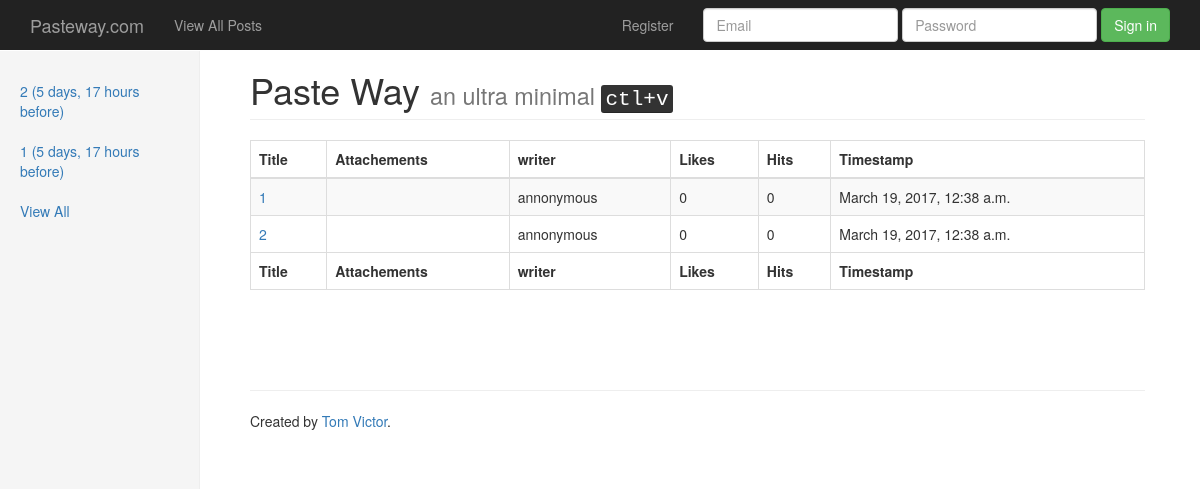
The page /all/ on the database as committed earlier.
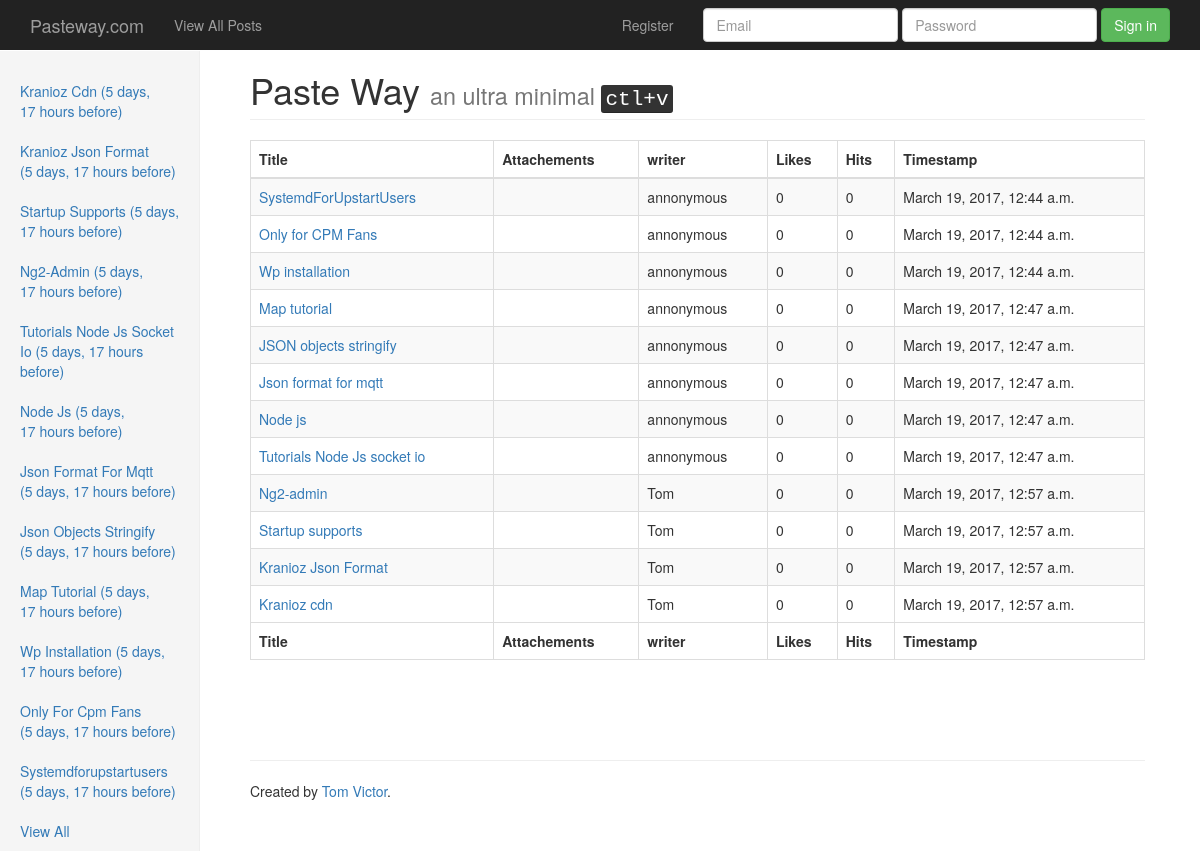
The same page on the database as committed later.
### MainApp/models.py (models this page shows, shortened)
class Post(models.Model):
    title = models.CharField(max_length=500)
    content = models.TextField(blank=True, null=True)
    image = models.ImageField(blank=True,null=True,upload_to=user_directory_path)
    files = models.FileField(blank=True,null=True,upload_to=user_directory_path)
    status = models.CharField(max_length=100, choices=VISIBILITY_CHOICES,default='public')
    timestamp = models.DateTimeField(default=datetime.now())
    writer = models.ForeignKey(settings.AUTH_USER_MODEL,default=1)
    hits = models.IntegerField(default=0)
    likes = models.IntegerField(default=0)
    slug = models.SlugField(blank=True, default=None, unique=True)

### MainApp/views.py (the view)
# urls.py: url(r'^all/$',views.base_view.as_view(template_name='all-posts.html'),name='view-all'),
class base_view(ListView):
    queryset = Post.objects.all().filter(status="public")
    print(queryset)
    context_object_name = 'all_posts'
    def get_context_data(self, **kwargs):
        context = super(base_view, self).get_context_data(**kwargs)
        current_user = self.request.user
        if current_user.is_authenticated:
            context_user = current_user
        else:
            context_user = get_object_or_404(User,id=1)
        print(current_user)
        context['form'] = NewPost(initial={'writer': context_user,'timestamp':datetime.now()})
        context['latest_posts'] = Post.objects.all().filter(status="public").order_by("-timestamp")[:18]
        return context

### MainApp/form.py
class NewPost(forms.ModelForm):
    class Meta:
        model = Post
        fields =[
            "title",
            "content",
            "image",
            "files",
            "status",
            "writer",
            "timestamp"
        ]
        labels = {
            'title': 'Title',
            'content': 'Content'
        }
        help_texts = {
            'status' : 'Please login for Private posts'
        }
        error_messages = {
            'title': {
                'max_length': "This title is too long.",
            },
        }
        widgets = {
            'content': Textarea(attrs={'cols': 80, 'rows': 10,'class':'tinymce'}),
            'status' : RadioSelect,
            'writer' : forms.HiddenInput(),
            'timestamp': forms.HiddenInput(),
        }

### templates/all-posts.html (shortened to what this page needs)
{% extends 'base.html' %}
{% load  staticfiles %}
{% load crispy_forms_tags %}
{% block extrahead %}
    <link href="{% static 'css/jumbotron.css' %}" rel="stylesheet" xmlns="http://www.w3.org/1999/html">
    <link href="{% static 'css/dashboard.css' %}" rel="stylesheet">
    <link href="{% static 'datatable/dataTables.bootstrap.min.css' %}" rel="stylesheet">
{% endblock %}
{% block content %}
    <div class="container">
        <div class="row">
            <div class="col-sm-3 col-md-2 sidebar">
                <ul class="nav nav-sidebar">
                    {% for object in latest_posts %}
                         <li><a href=" {% url 'MainApp:detail' object.slug %} ">{{ object.title|title }} ({{ object.timestamp|timesince }} before)</a></li>
                    {% endfor %}
                <li><a href="/all/">View All</a></li>
                </ul>
            </div>
            <div class="col-sm-9 col-sm-offset-3 col-md-10 col-md-offset-2 main">
                <h1 class="page-header">
                    Paste Way
                    <small>an ultra minimal <kbd>ctl+v</kbd></small>
                </h1>
            <table id="example" class="table table-striped table-bordered" cellspacing="0" width="100%">
        <thead>
            <tr>
                <th>Title</th>
                <th>Attachements</th>
                <th>writer</th>
                <th>Likes</th>
                <th>Hits</th>
                <th>Timestamp</th>
            </tr>
        </thead>
        <tfoot>
            <tr>
                <th>Title</th>
                <th>Attachements</th>
                <th>writer</th>
                <th>Likes</th>
                <th>Hits</th>
                <th>Timestamp</th>
            </tr>
        </tfoot>
        <tbody>
        {% for post in all_posts %}
            <tr>
                <td><a href=" {% url 'MainApp:detail' post.slug %} ">
                    {{ post.title|capfirst }}
                </a></td>
                <td>
                </td>
                <td>{{ post.writer.first_name }} </td>
                <td>{{ post.likes }}</td>
                <td>{{ post.hits }}</td>
                <td>{{ post.timestamp }}</td>
            </tr>
         {% endfor %}
        </tbody>
    </table>
                <br>
                <br>
                <br>
                <hr>
                <footer>
                    <p> Created by <a href="http://github.com/tomvictor" target="_blank">Tom Victor</a>.</p>
                </footer>
            </div>
        </div>
    </div>
{% endblock %}

Rows that differ between the two databases and show on the page:
added Post: title "Kranioz Cdn", timestamp "5 days, 17 hours", title "Kranioz cdn", writer.first_name "Tom", likes "0", hits "0", timestamp "March 19, 2017, 12:57 a.m."
added Post: title "Kranioz Json Format", timestamp "5 days, 17 hours", writer.first_name "Tom", likes "0", hits "0", timestamp "March 19, 2017, 12:57 a.m."
added Post: title "Startup Supports", timestamp "5 days, 17 hours", title "Startup supports", writer.first_name "Tom", likes "0", hits "0", timestamp "March 19, 2017, 12:57 a.m."
added Post: title "Ng2-Admin", timestamp "5 days, 17 hours", title "Ng2-admin", writer.first_name "Tom", likes "0", hits "0", timestamp "March 19, 2017, 12:57 a.m."
added Post: title "Tutorials Node Js Socket Io", timestamp "5 days, 17 hours", title "Tutorials Node Js socket io", writer.first_name "annonymous", likes "0", hits "0", timestamp "March 19, 2017, 12:47 a.m."
added Post: title "Node Js", timestamp "5 days, 17 hours", title "Node js", writer.first_name "annonymous", likes "0", hits "0", timestamp "March 19, 2017, 12:47 a.m."
added Post: title "Json Format For Mqtt", timestamp "5 days, 17 hours", title "Json format for mqtt", writer.first_name "annonymous", likes "0", hits "0", timestamp "March 19, 2017, 12:47 a.m."
added Post: title "Json Objects Stringify", timestamp "5 days, 17 hours", title "JSON objects stringify", writer.first_name "annonymous", likes "0", hits "0", timestamp "March 19, 2017, 12:47 a.m."
added Post: title "Map Tutorial", timestamp "5 days, 17 hours", title "Map tutorial", writer.first_name "annonymous", likes "0", hits "0", timestamp "March 19, 2017, 12:47 a.m."
added Post: title "Wp Installation", timestamp "5 days, 17 hours", title "Wp installation", writer.first_name "annonymous", likes "0", hits "0", timestamp "March 19, 2017, 12:44 a.m."
changed Post: title "2" → "Only For Cpm Fans"; title "2" → "Only for CPM Fans"; timestamp "March 19, 2017, 12:38 a.m." → "March 19, 2017, 12:44 a.m."
changed Post: title "1" → "Systemdforupstartusers"; title "1" → "SystemdForUpstartUsers"; timestamp "March 19, 2017, 12:38 a.m." → "March 19, 2017, 12:44 a.m."
